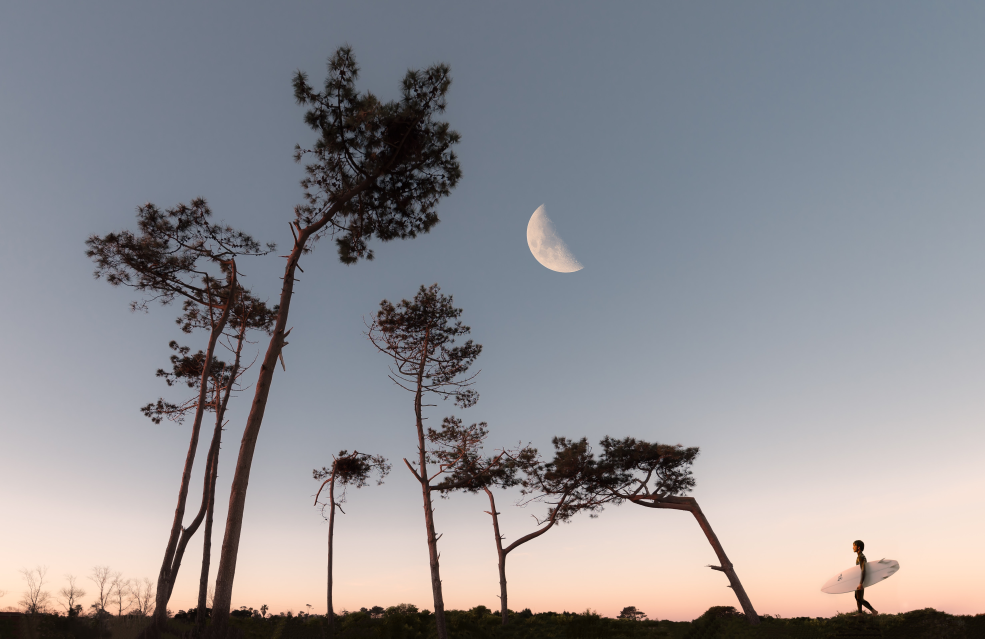
#> input picture asset/1.jpg, 4924 x 3191 px, found by its file name (shown at 1/5 size)
$ python base.py
#> lines starting #> are read from the running program, lines starting #| are printed output that depends on the picture
import shutil
from statistics import mean
import sys

from cv2 import CV_32F
sys.path.append('../.')

import cv2
import os
import numpy as np
from matplotlib import pyplot as plt
from PIL import Image
from tqdm import tqdm


# [52 lines left out: functions histogram_equalization, adjust_gamma, blur, rotate, canny, gray2bgr and 1 more, not called in this run]


def bgr2rgb(img):
    rgb_img = cv2.cvtColor(img, cv2.COLOR_BGR2RGB)
    return rgb_img


def resize(img, w=1920, h=1080, interpolation=cv2.INTER_AREA):
    img_resize = cv2.resize(img, (w, h), interpolation=interpolation)
    return img_resize


# [33 lines left out: function padding_square, not called in this run]


def opening(img, kernel=(3,3)):
    img_open = cv2.morphologyEx(img, cv2.MORPH_OPEN, kernel)
    return img_open


def closing(img, kernel=(3,3)):
    img_close = cv2.morphologyEx(img, cv2.MORPH_CLOSE, kernel)
    return img_close


def dilation (img, kernel=(3,3), iterations=5):
    img_dilation= cv2.dilate(img, kernel,iterations=iterations)
    return img_dilation


def erosion (img, kernel=(3,3), iterations=5):
    img_Erosion= cv2.erode(img,kernel,iterations = iterations)
    return img_Erosion


def create_histogram_image(img, save_filename='debug.jpg', show=False):
    if len(img.shape) == 3:
        color = ('b', 'g', 'r')
        for i,col in enumerate(color):
            histr = cv2.calcHist([img],[i],None,[256],[0,256])
            plt.plot(histr,color = col)
            plt.xlim([0,256])
        plt.savefig(save_filename)
        if show:
            plt.show()
        plt.close()
    if len(img.shape) == 2:
        plt.hist(img.ravel(),256,[0,256])
        plt.savefig(save_filename)
        if show:
            plt.show()
        plt.close()


def main():
    save_dir = './debug'
    if os.path.exists(save_dir):
        shutil.rmtree(save_dir)
    os.mkdir(save_dir)
    filename = './asset/1.jpg'
    img = cv2.imread(filename)
#> img is the input picture: shape (3191, 4924, 3); mean B, G, R 146.4, 141.6, 142.3
    create_histogram_image(img, os.path.join(save_dir, filename), True)
#> in create_histogram_image, `plt.savefig(save_filename)`:
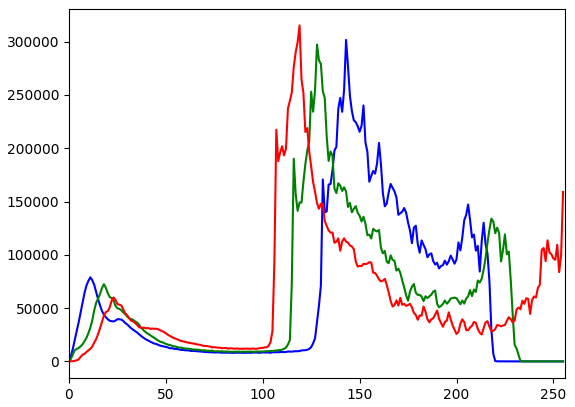
#> figure drawn by matplotlib, 1 panel; curve peaks at x = 143, y = 301662; curve peaks at x = 128, y = 297301; curve peaks at x = 119, y = 315247
    # img_pad = padding_square(img)
    # cv2.imwrite(os.path.join(save_dir, filename), open_cv_image)


if __name__ == '__main__':
    main()
